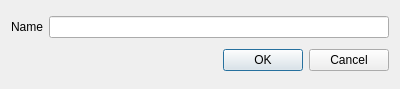
<?xml version="1.0" encoding="UTF-8"?>
<ui version="4.0">
 <class>Dialog</class>
 <widget class="QDialog" name="Dialog">
  <property name="geometry">
   <rect>
    <x>0</x>
    <y>0</y>
    <width>400</width>
    <height>89</height>
   </rect>
  </property>
  <property name="windowTitle">
   <string>Dialog</string>
  </property>
  <layout class="QVBoxLayout" name="verticalLayout">
   <item>
    <layout class="QHBoxLayout" name="horizontalLayout">
     <item>
      <widget class="QLabel" name="label">
       <property name="text">
        <string>Name</string>
       </property>
       <property name="buddy">
        <cstring>lineEdit</cstring>
       </property>
      </widget>
     </item>
     <item>
      <widget class="QLineEdit" name="lineEdit"/>
     </item>
    </layout>
   </item>
   <item>
    <layout class="QHBoxLayout" name="horizontalLayout_2">
     <item>
      <spacer name="horizontalSpacer">
       <property name="orientation">
        <enum>Qt::Horizontal</enum>
       </property>
       <property name="sizeHint" stdset="0">
        <size>
         <width>40</width>
         <height>20</height>
        </size>
       </property>
      </spacer>
     </item>
     <item>
      <widget class="QPushButton" name="pushButton">
       <property name="text">
        <string>OK</string>
       </property>
      </widget>
     </item>
     <item>
      <widget class="QPushButton" name="pushButton_2">
       <property name="text">
        <string>Cancel</string>
       </property>
      </widget>
     </item>
    </layout>
   </item>
  </layout>
 </widget>
 <layoutdefault spacing="6" margin="11"/>
 <resources/>
 <connections>
  <connection>
   <sender>pushButton_2</sender>
   <signal>clicked()</signal>
   <receiver>Dialog</receiver>
   <slot>close()</slot>
   <hints>
    <hint type="sourcelabel">
     <x>352</x>
     <y>60</y>
    </hint>
    <hint type="destinationlabel">
     <x>132</x>
     <y>64</y>
    </hint>
   </hints>
  </connection>
  <connection>
   <sender>pushButton</sender>
   <signal>clicked()</signal>
   <receiver>Dialog</receiver>
   <slot>accept()</slot>
   <hints>
    <hint type="sourcelabel">
     <x>261</x>
     <y>65</y>
    </hint>
    <hint type="destinationlabel">
     <x>161</x>
     <y>59</y>
    </hint>
   </hints>
  </connection>
 </connections>
</ui>
